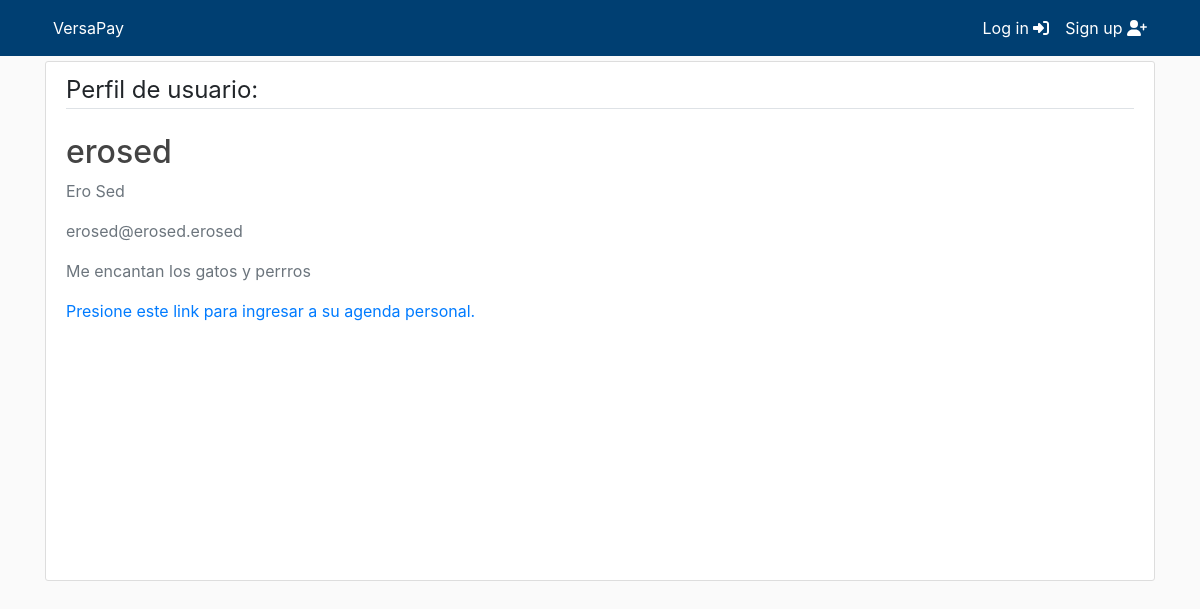
Page /profile/erosed/ on the committed database.
### users/models.py (models this page shows, shortened)
class CustomUser(AbstractUser):
    STATUS = (
        ('regular', 'regular'),
        ('subscriber', 'subscriber'),
        ('moderator', 'moderator'),
    )
    email = models.EmailField(unique=True)
    status = models.CharField(max_length=100, choices=STATUS, default='regular')
    description = models.TextField("Description", max_length=600, default='', blank=True)

### users/views.py (the view, shortened to what this page needs)
# urls.py: path('profile/<username>/', views.profile, name='profile'),
def profile(request, username):
    user = get_user_model().objects.filter(username=username).first()
    if user:
        form = UserUpdateForm(instance=user)
        form.fields['description'].widget.attrs = {'rows': 1}
        return render(request, 'users/profile.html', context={'form': form})
    return redirect("homepage")

### users/templates/users/profile.html (shortened to what this page needs)
{% extends "main/header.html" %}
{% load crispy_forms_tags %}
{% block content %}
<div class="content-section col-lg-12 col-md-12 col-sm-12 tutorial-style" style="min-height:65vh;">
    <legend class="border-bottom mb-4">Perfil de usuario:</legend>
    <form method="POST" enctype="multipart/form-data">
        <div class="media">
            <div class="media-body">
                <h2 class="account-heading">{{ form.instance.username }}
                </h2>
                <p class="text-secondary">{{ form.instance.first_name }} {{ form.instance.last_name }}</p>
                <p class="text-secondary">{{ form.instance.email }}</p>
                <p class="text-secondary">{{ form.instance.description }}</p>
                <a href="vergastos/">Presione este link para ingresar a su agenda personal.</a>
            </div>
        </div>
    </form>
</div>
{% endblock content %}

### main/static/main/main.css (style rules this page uses)
:root { --footercolor: #003F72; --navbarcolor: #003F72; --btncolor: #003F72; --socialcolor: #003F72; --brightText: #ffffff; }
body { background: #fafafa; }
h1, h2, h3, h4, h5, h6 { color: #444444; }
.content-section { background: #ffffff; padding: 10px 20px; border: 1px solid #dddddd; border-radius: 3px; margin-bottom: 20px; }

### rows in the picture
CustomUser: instance.username "erosed", instance.first_name "Ero", instance.last_name "Sed", instance.email "erosed@erosed.erosed", instance.description "Me encantan los gatos y perrros"
